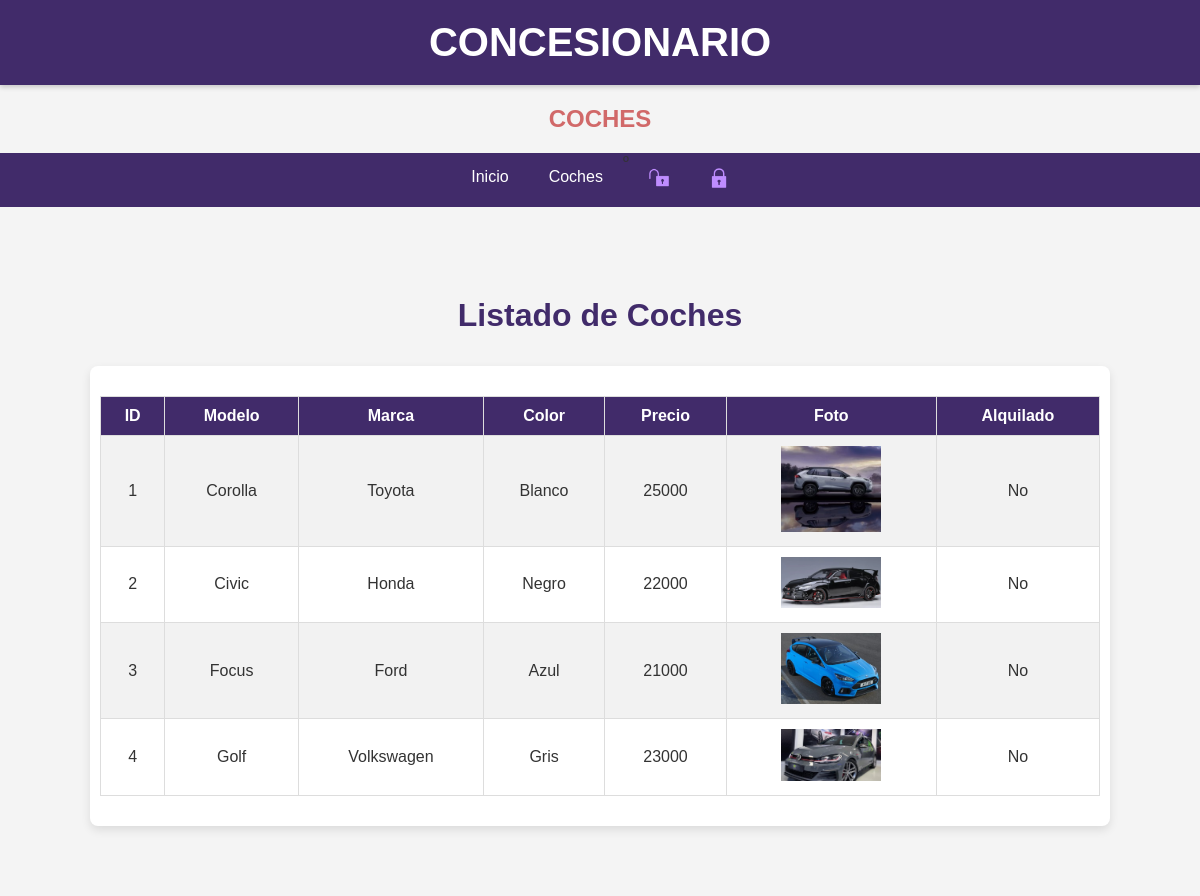
Before: /Coches/Listar/C_Listar.php with the older database file.
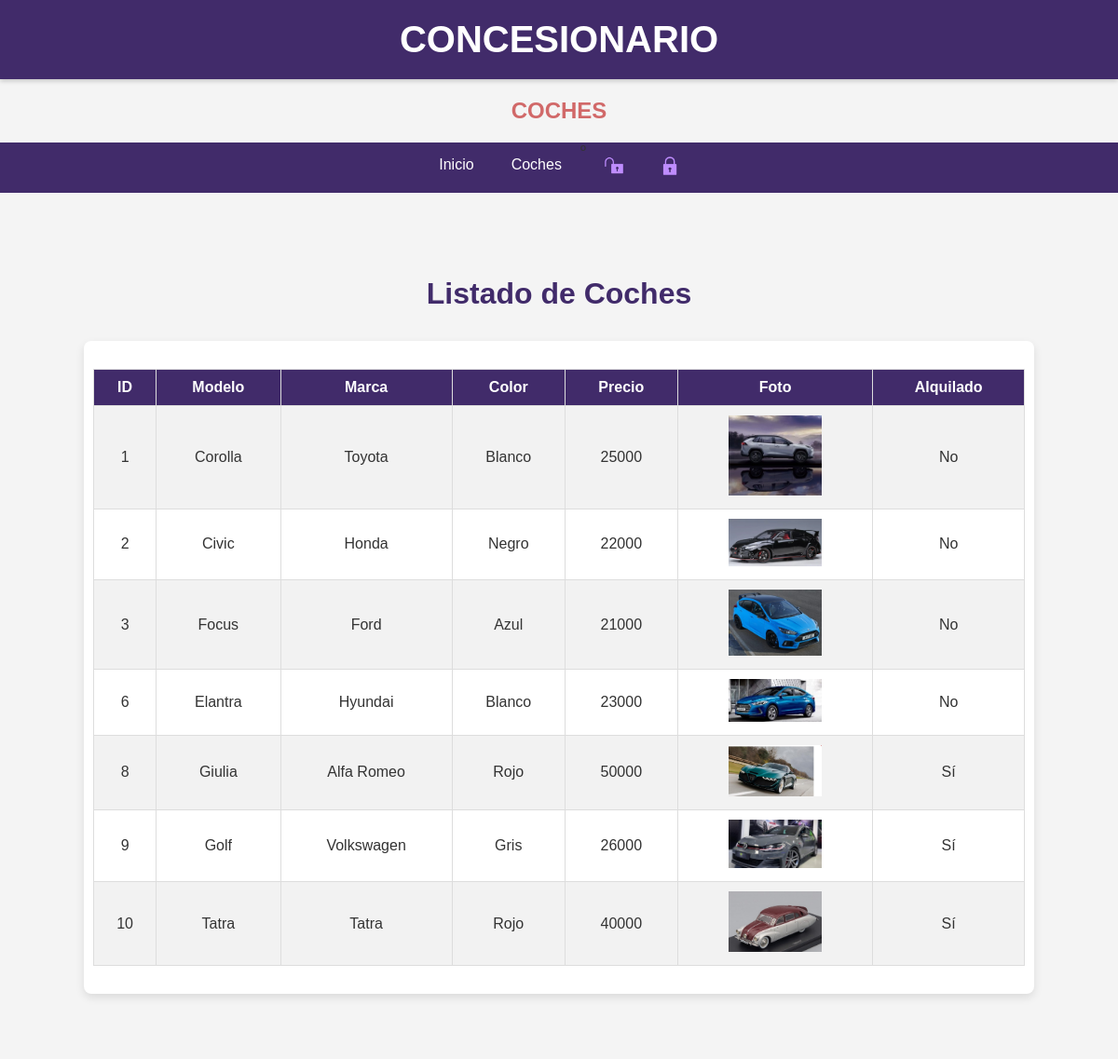
After: the same page with the newer database file.
### tables this page shows
CREATE TABLE `coches` (
  `id_coche` int(10) unsigned NOT NULL AUTO_INCREMENT,
  `modelo` varchar(50) DEFAULT NULL,
  `marca` varchar(50) DEFAULT NULL,
  `color` varchar(50) DEFAULT NULL,
  `precio` float DEFAULT NULL,
  `alquilado` tinyint(1) DEFAULT NULL,
  `foto` varchar(300) DEFAULT NULL,
  `Vendedor` int(10) unsigned DEFAULT NULL,
  PRIMARY KEY (`id_coche`),
  KEY `Vendedor` (`Vendedor`),
  CONSTRAINT `coches_ibfk_1` FOREIGN KEY (`Vendedor`) REFERENCES `usuarios` (`id_usuario`)
);

### Coches/Listar/C_Listar.php (the view, shortened to what this page needs)
<?php
$tipo = $_SESSION['tipo'];
?>
<!DOCTYPE html>
<html lang="es">
    <head>
        <link rel="stylesheet" href="../../Estilos.css">
    </head>
    <body>
    <header><h1>CONCESIONARIO</h1></header>
        <h2> COCHES</h2>
    <nav class="nav">
        <ul>
        <li> <a href='../../Index.php'> Inicio </a> </li>
            <li> <a href='../Coches.php'> Coches </a>
            </li>
	º        <?php if ($tipo == 'Vendedor' ||  $tipo == 'Admin' || $tipo == 'Comprador' ){
			echo " 	<li> <a href='../../Usuarios/Usuarios.php'> Usuarios </a> 	</li>
		    <li> <a href='../../Alquileres/Alquileres.php'> Alquileres </a></li>";  } ?>
            <li>  <a href="../../Log/F_Registrer.php"><img  class="loginn" src="../../Imagenes/login.png"></a>
		    </li>
            <li> <a href='../../Log/Logout.php'> <img  class="loginn" src="../../Imagenes/logout.png"></a>
            </li>
	</ul>
    </nav><br>
    <div class="main-content">
            <h3>Listado de Coches</h3>
            <div class='form-container '>
    <?PHP
      $conexion = mysqli_connect ("localhost", "root", "rootroot")
         or die ("No se puede conectar con el servidor");
      mysqli_select_db($conexion,"concesionario")
         or die ("No se puede seleccionar la base de datos");
      $instruccion = "select * from coches";
      $consulta = mysqli_query ($conexion,$instruccion)
         or die ("Fallo en la consulta");
      $nfilas = mysqli_num_rows($consulta);
      if ($nfilas > 0)
      {
         print ("<TABLE border=1>\n");
         print ("<TR>\n");
		 print ("<TH>ID</TH>\n");
         print ("<TH>Modelo</TH>\n");
         print ("<TH>Marca</TH>\n");
         print ("<TH>Color</TH>\n");
         print ("<TH>Precio</TH>\n");
         print ("<TH>Foto</TH>\n");
         print ("<TH>Alquilado</TH>\n");
         print ("</TR>\n");
         for ($i=0; $i<$nfilas; $i++)
         {
            $resultado = mysqli_fetch_array($consulta);
            if ($resultado['alquilado'] == 0){
               $boo = "No";
            }
            else{
                $boo = "Sí";
            }
            print ("<TR>\n");
			print ("<TD>" . $resultado['id_coche'] . "</TD>\n");
            print ("<TD>" . $resultado['modelo'] . "</TD>\n");
            print ("<TD>" . $resultado['marca'] . "</TD>\n");
            print ("<TD>" . $resultado['color'] . "</TD>\n");
            print ("<TD>" . $resultado['precio'] . "</TD>\n");
            print ("<TD> <img src='../Añadir/Fotos/" . $resultado['foto'] ."' width=100 heigh=100></TD>\n");
            print ("<TD>" . $boo . "</TD>\n");
            print ("</TR>\n");
         }
         print ("</TABLE>\n");
      }
      else
         print ("No hay coches disponibles");
?>
</div>
    </body>
</html>

### Estilos.css (style rules this page uses)
body { font-family: Arial, sans-serif; margin: 0; padding: 0; background-color: #f4f4f4; color: #333; }
header { background-color: #412B6A; color: white; padding: 20px 0; text-align: center; box-shadow: 0 2px 5px rgba(0, 0, 0, 0.2); }
header h1 { margin: 0; font-size: 2.5rem; }
.main-content { padding: 40px 20px; text-align: center; background-color: #f4f4f4; margin: 20px 0; }
.main-content h3 { color: #412B6A; font-size: 2rem; }
.form-container { width: 100%; max-width: 1000px; margin: 30px auto; text-align: center; padding: 10px; background-color: white; border-radius: 8px; box-shadow: 0 4px 10px rgba(0, 0, 0, 0.1); }
.nav { display: flex; justify-content: center; background-color: #412B6A; margin: 0; padding: 0; }
.nav ul { list-style: none; margin: 0; padding: 0; display: flex; }
.nav li { position: relative; }
.nav li a { text-decoration: none; padding: 15px 20px; color: white; display: block; transition: background-color 0.3s, color 0.3s; }
.main-content { padding: 20px; text-align: center; }
.main-content h3 { color: #412B6A; }
table { width: 80%; margin: 20px auto; border-collapse: collapse; border: 2px solidrgb(60, 36, 65); text-align: center; }
th, td { padding: 10px; border: 1px solid #ddd; }
th { background-color: #412B6A; color: white; }
tr:nth-child(even) { background-color: #f2f2f2; }
h2 { color: rgb(209, 105, 105); text-align: center; }
h3 { color: #412B6A;; text-align: center; }
.loginn { width: 20px; height: 20px; }
.form-container table { width: 100%; border-collapse: collapse; }

Changed rows visible on the page:
removed coches: id_coche "4", modelo "Golf", marca "Volkswagen", color "Gris", precio "23000", foto (picture), alquilado "No"
added coches: id_coche "6", modelo "Elantra", marca "Hyundai", color "Blanco", precio "23000", foto (picture), alquilado "No"
added coches: id_coche "8", modelo "Giulia", marca "Alfa Romeo", color "Rojo", precio "50000", foto (picture), alquilado "Sí"
added coches: id_coche "9", modelo "Golf", marca "Volkswagen", color "Gris", precio "26000", foto (picture), alquilado "Sí"
added coches: id_coche "10", modelo "Tatra", marca "Tatra", color "Rojo", precio "40000", foto (picture), alquilado "Sí"
